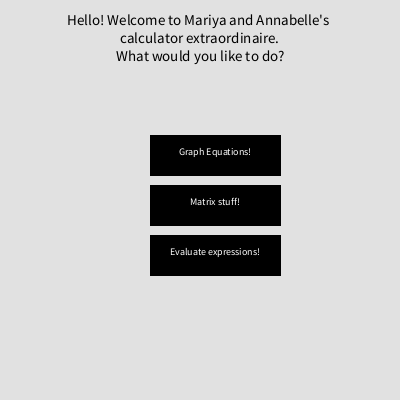
Frame 1 (no input)
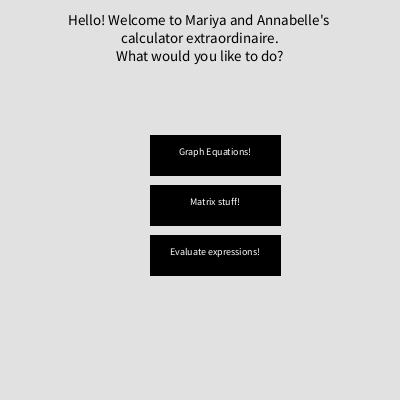
Frame 60 (the mouse pressed at the canvas centre just before this capture)
Frame 120 (the mouse held since frame 60 and released just before this capture): identical to frame 60, image omitted

The Processing sketch that drew these frames (run headless with seeded random() and noise(); from frame 60 on, the mouse is pressed at the canvas centre):

// Processing sketch: Homepage
// ── Homepage.pde
int b1x, b1y;
int b2x, b2y;
int b3x, b3y;
int buttonLength = 130;
int buttonHeight = 40;

void setup() {
 size(400,400);
 b1x=b2x=b3x=150;
 b1y = 135;
 b2y = b1y + buttonHeight + 10;
 b3y = b2y + buttonHeight + 10;
}

void draw(){
 background(225);
 fill(0); 
 textSize(15); 
 textAlign(CENTER); 
 text("Hello! Welcome to Mariya and Annabelle's \ncalculator extraordinaire.\nWhat would you like to do?", 200,25);
 stroke(0);
 rect(b1x,b1y, buttonLength, buttonHeight);
 stroke(0);
 rect(b2x,b2y, buttonLength, buttonHeight);
 stroke(0);
 rect(b3x,b3y, buttonLength, buttonHeight);
 textSize(10);
 fill(255);
 textAlign(CENTER);
 text("Graph Equations!", b1x+65, b1y + 20);
 text("Matrix stuff!", b2x+65, b2y + 20);
 text("Evaluate expressions!", b3x+65, b3y+20);
}
